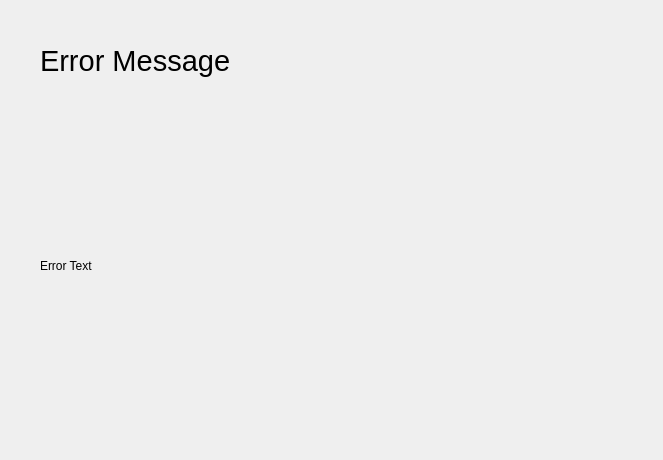
<?xml version="1.0" encoding="UTF-8"?>
<ui version="4.0">
 <class>errorMessage</class>
 <widget class="QDialog" name="errorMessage">
  <property name="geometry">
   <rect>
    <x>0</x>
    <y>0</y>
    <width>663</width>
    <height>460</height>
   </rect>
  </property>
  <property name="windowTitle">
   <string>Dialog</string>
  </property>
  <widget class="QLabel" name="label">
   <property name="geometry">
    <rect>
     <x>40</x>
     <y>30</y>
     <width>201</width>
     <height>61</height>
    </rect>
   </property>
   <property name="font">
    <font>
     <pointsize>22</pointsize>
    </font>
   </property>
   <property name="text">
    <string>Error Message</string>
   </property>
  </widget>
  <widget class="QLabel" name="label_2">
   <property name="geometry">
    <rect>
     <x>40</x>
     <y>110</y>
     <width>601</width>
     <height>311</height>
    </rect>
   </property>
   <property name="text">
    <string>Error Text</string>
   </property>
   <property name="scaledContents">
    <bool>true</bool>
   </property>
  </widget>
 </widget>
 <resources/>
 <connections/>
</ui>
